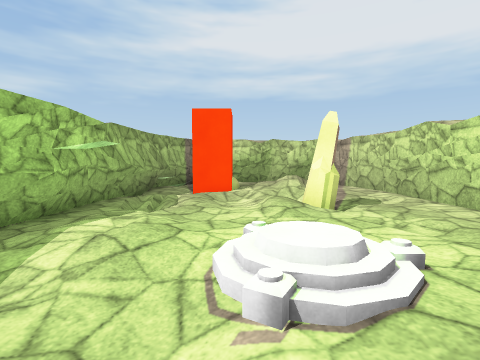
[1] (above)

14 first-person views from a walk through a scene from a Unity 3-D project. The camera is 1.5 m above the floor, tilts 4° down and sees 85° across. The floor is counted in squares, 0.94 m on a side. Each view is taken from the middle of a square. On the plan, view 1 faces up. The plan holds only what a view shows up to about 14 squares ahead; the rest is blank. The player is left out. Surface patterns are stand-ins for the level's own textures.

[2]
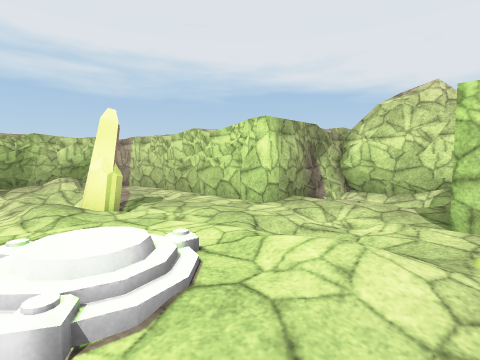

[3]
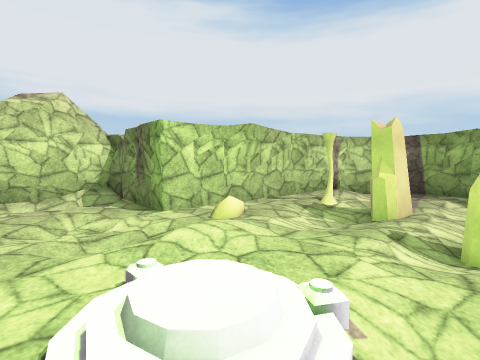

[4]
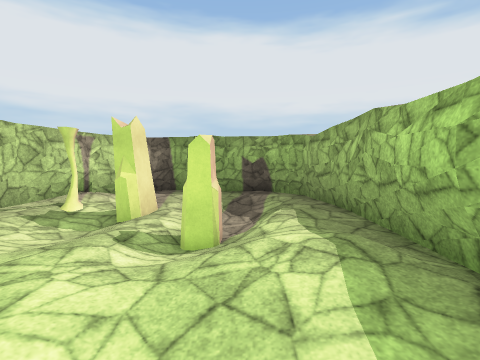

[5]
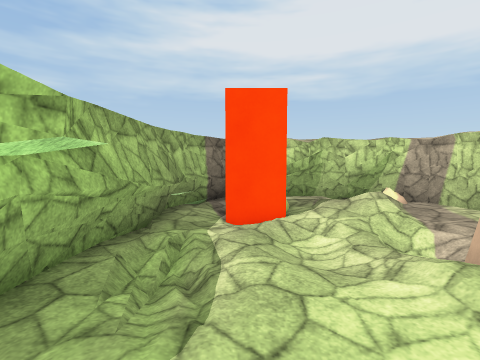

[6]
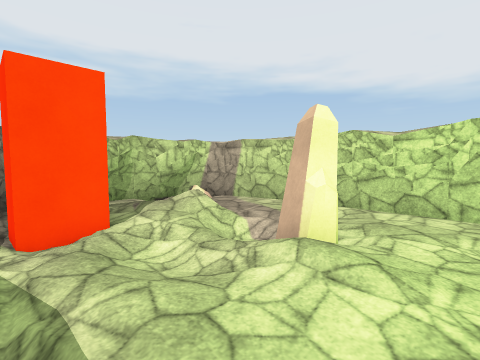

[7]
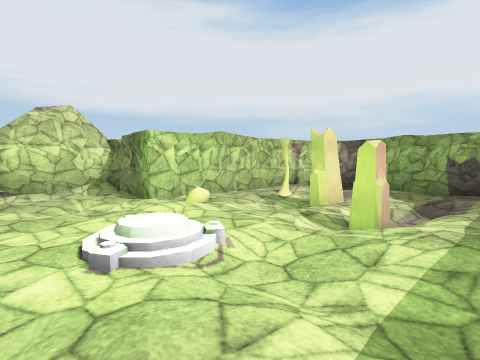

[8]
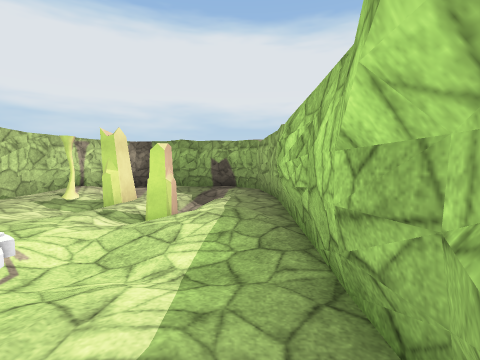

[9]
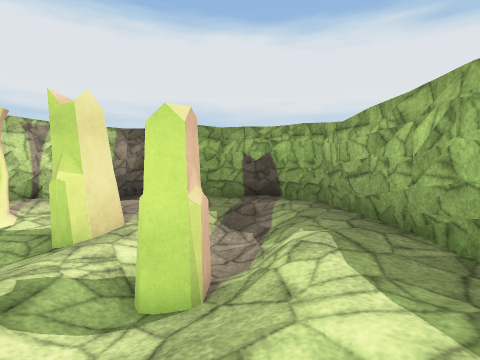

[10]
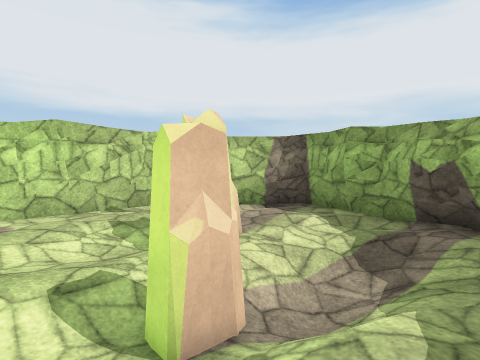

[11]
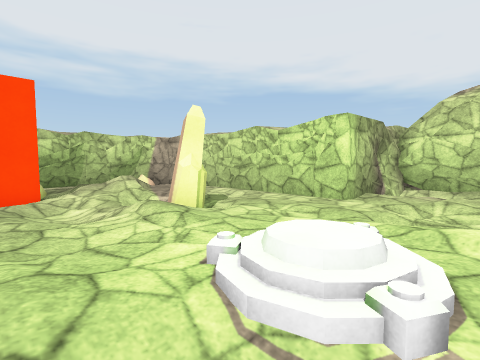

[12]
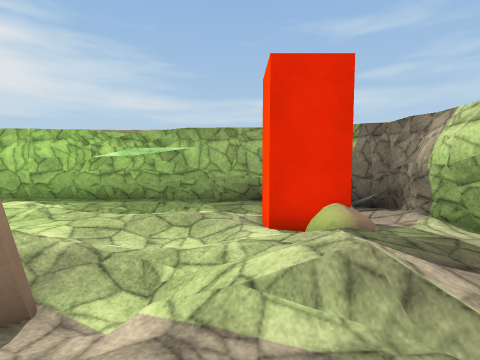

[13]
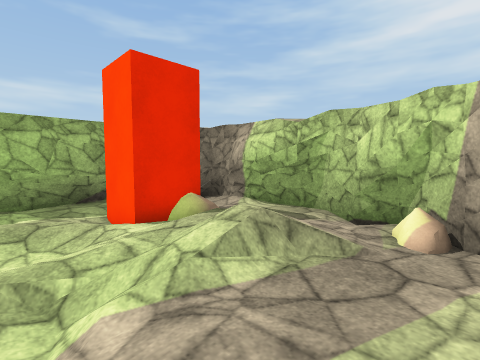

[14]
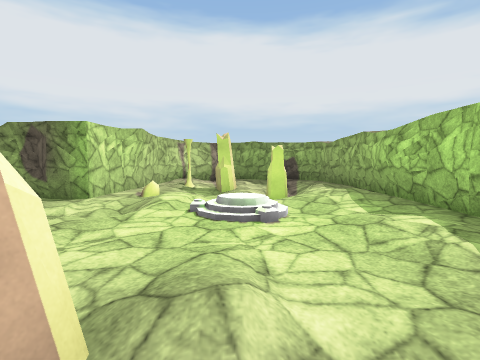

### Floor plan
Key: @ floor where view 1 was taken; # wall or solid block; . main floor; : floor 0.25 m higher than the main floor; - floor 0.25 m lower than the main floor; _ floor 0.5 m lower than the main floor; < floor 0.75 m lower than the main floor; ( floor 1 m lower than the main floor; / step, stairs or slope; = window, fence, low wall or low ledge; B red block.
Columns run from 6 left of view 1 to 13 right of it. Each row starts with its distance up from view 1.
 19        ###
 18    #####.###
 17   ##/....-.##
 16   #//=/....-##
 15  ##/_B/////..#
 14  ##-_/-.//--.#
 13  #----/.//-..#
 12  #--./_-//-.-#
 11  #//./_-//---#
 10  #//-/_-/#---#
  9  #//---//#---#
  8  #./---/.-...#
  7  #...--......#
  6  #...--...-..#######
  5  #..../...-.--..  /#
  4  #...-///../-/-.  /#
  3  #---_///./_--./  /#
  2  #---_/..///-/..- /#
  1  #..---..:/--.//=//#
  0  #...-@....=.#######
 -1 ##..//_---...#
 -2 #...///-/_-..#
 -3 #.../#/-/_/..#
 -4 #..////-__-..#
 -5 #..///_-#_/..#
 -6 #.//(/_-#-#.##
 -7 ##//</_---/.#
 -8  #-///_---/##
 -9  ##-/_--.-##
-10   ###--..##
-11    #######

Positions as (right, up) in squares from view 1, and headings:
1: (0, 0), facing up
2: (0, 0), facing up-right
3: (-1, 5), facing down-right
4: (-2, 4), facing down
5: (-2, 5), facing up
6: (-3, 6), facing up-right
7: (-4, 6), facing down-right
8: (-4, 7), facing down
9: (-2, 1), facing down
10: (-4, -1), facing down-right
11: (-2, 2), facing up-right
12: (6, 13), facing left
13: (6, 11), facing up-left
14: (1, 11), facing down
